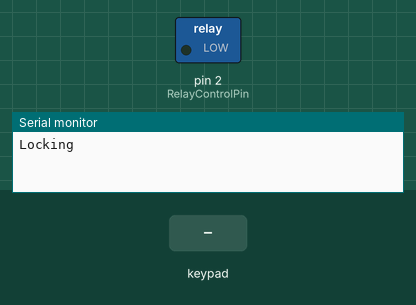
This sketch was run on a simulated Arduino Uno, built with avr-gcc and run on an emulated ATmega328P. Shown: switched loads named in the sketch (green lamp = pin HIGH), the last lines printed to the serial monitor. Inputs (shaded band) come from the test bench. No radio packets arrive unless stated.

Above: at 1.2 s.
1.3 s: keypad keys 1 2 3 4 pressed 0.4 s apart
At 3.0 s:
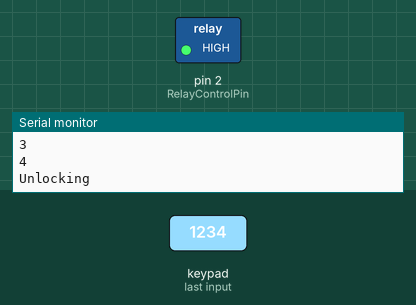
Timing chart, 0 to 9.0 s (numbered marks = the images above; inputs shaded):
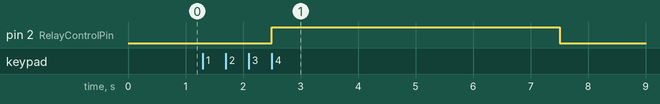

The sketch:

passwordCheck.ino
```cpp
#include <Keypad.h>
#include<SPI.h>
#include<RF24.h>

const byte ROWS = 3;
const byte COLS = 3;

int RelayControlPin = 2;

String Password = "1234";
String tempPassword = "";
int i = 0;

RF24 radio(9, 10);


char keys[ROWS][COLS] = {
  {'1', '2', '3'},
  {'4', '5', '6'},
  {'7', '8', '9'},
};

byte rowPins[ROWS] = {8, 7, 6};
byte colPins[COLS] = {5, 4, 3};
Keypad keypad = Keypad( makeKeymap(keys), rowPins, colPins, ROWS, COLS );


void setup() {
  Serial.begin(9600);
  pinMode(RelayControlPin, OUTPUT);
  setLocked(true);

  radio.begin();
  radio.setPALevel(RF24_PA_MIN);
  radio.setChannel(0x74);
  radio.openWritingPipe(0xF0f0f0f0E1LL);
  radio.enableDynamicPayloads();
  radio.powerUp();
}

void loop() {
  A:
  i = 0;
  tempPassword = "";
  char key = keypad.getKey();

    if (key != NO_KEY) {
    Serial.println(key);
  }


  while (i < 4) {
  char key = keypad.getKey();
  if (key != NO_KEY){

    Serial.println(key);
    tempPassword += key;
    i++;

    if(tempPassword.startsWith("1",0)){
      } else if (tempPassword.startsWith("2",1)){
       } else if (tempPassword.startsWith("3",2)){
         } else if (tempPassword.startsWith("4",3)){
            } else {
                goto A;
                   }
}}
  if (Password == tempPassword){
    setLocked(false);
    delay(5000);
    setLocked(true);
    goto A;
  } else {
    goto A;
  }
  if (i == 4 && Password != tempPassword){
    goto A;
    Serial.println("Incorrect code, resetting");
  }


  delay(100);
}

void setLocked(int locked) {
  if (locked) {
    digitalWrite(RelayControlPin, LOW);
    Serial.println("Locking");
  }
  else {
    digitalWrite(RelayControlPin, HIGH);
    Serial.println("Unlocking");
    const char unlockedmessage[] = "Unlocked";
    radio.write(&unlockedmessage, sizeof(unlockedmessage));
  }
}
```

Measured:
- after the input at 1.3 s, pin 2 (RelayControlPin): LOW → HIGH after 1.2 s, → LOW 5.0 s later
